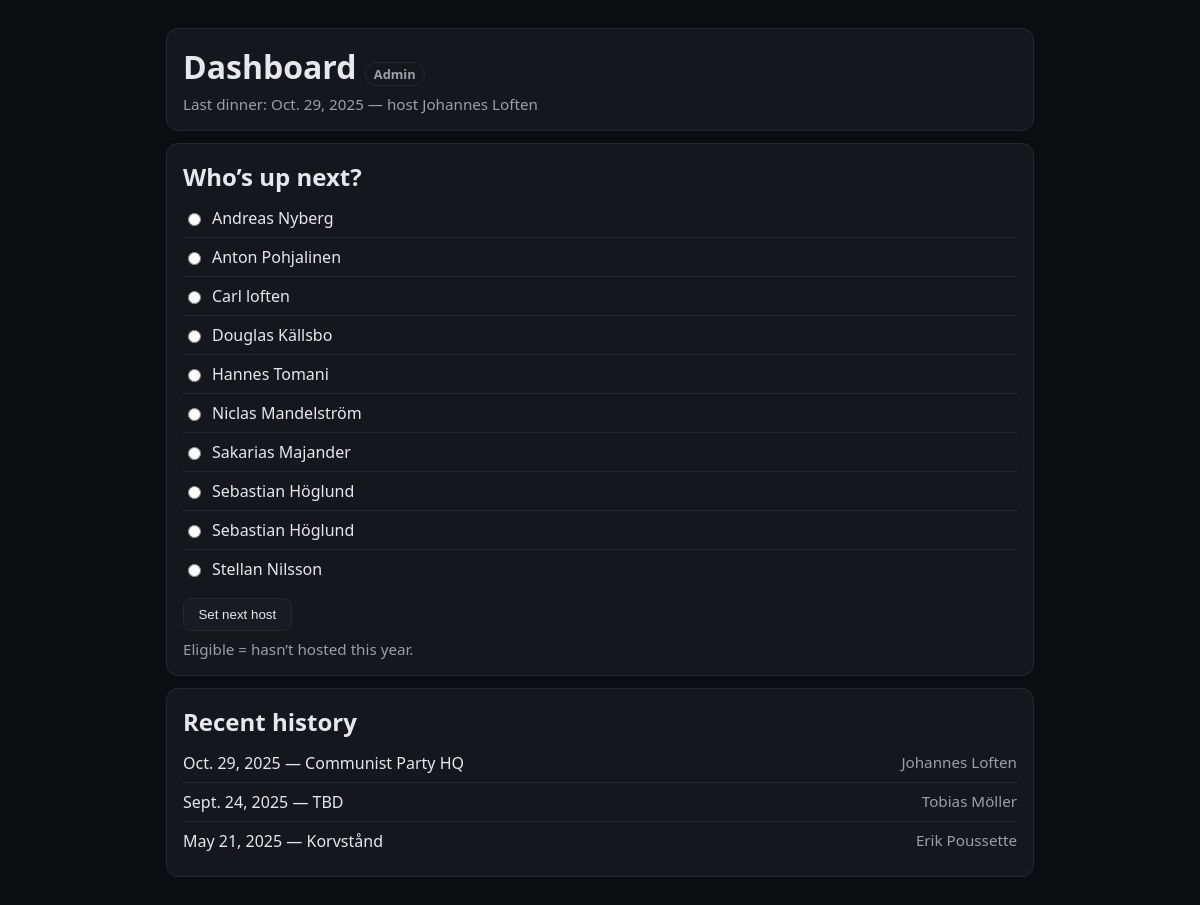
/dashboard/, run on the app's committed database.
### dinners/models.py (models this page shows, shortened)
class Dinner(models.Model):
    date = models.DateField(null=True, blank=True)  # nullable => placeholder allowed
    restaurant = models.CharField(max_length=120, blank=True)
    host = models.ForeignKey(Boy, on_delete=models.PROTECT, related_name='hosted_dinners')
    attendees = models.ManyToManyField(Boy, through='Attendance', related_name='dinners_attended')
    class Meta:
        ordering = ['-date', '-id']  # newest first; placeholders sorted by id

class Boy(models.Model):
    name = models.CharField(max_length=100)
    nickname = models.CharField(max_length=100, blank=True)
    birthday = models.DateField(null=True, blank=True)
    reliability = models.FloatField(default=1.0)
    last_hosted = models.DateField(null=True, blank=True)
    is_active = models.BooleanField(default=True)

### dinners/views.py (the view)
# urls.py: path("dashboard/", dashboard, name="dashboard" ),
def dashboard(request):
    pool, is_strict = _get_eligible_pool()
    history = _get_history(30)
    last_done = _get_last_done()
    return render(request, "dashboard.html", {
        "eligible_pool": pool,
        "pool_is_strict": is_strict,
        "history": history,
        "last_dinner": last_done,
    })

### dinners/views.py (called while the page is built)
def _get_last_done():
    today = date.today()
    return (Dinner.objects
            .filter(date__isnull=False, date__lte=today)
            .select_related("host")
            .order_by("-date", "-id")
            .first())

def _get_history(limit=30):
    return (Dinner.objects
            .filter(date__isnull=False)
            .select_related("host")
            .order_by("-date", "-id")[:limit])

def _get_eligible_pool():
    today = date.today()
    hosted_ids = set(
        Dinner.objects
        .filter(date__isnull=False, date__year=today.year, date__lte=today)
        .values_list("host_id", flat=True)
    )
    everyone = Boy.objects.filter(is_active=True).order_by("name")
    eligible = everyone.exclude(id__in=hosted_ids)
    is_strict = True
    if not eligible.exists():
        eligible = (everyone
                    .annotate(all_time_hosted=Count("hosted_dinners"))
                    .order_by("all_time_hosted", "name"))
        is_strict = False
    return eligible, is_strict

### dinners/templates/dashboard.html (shortened to what this page needs)
<!doctype html>
<html lang="en">
<head>
</head>
<body>
  <div class="wrap">
    <div class="card">
      <h1>Dashboard <span class="pill">Admin</span></h1>
      {% if last_dinner %}
        <div class="muted">Last dinner: {{ last_dinner.date }} — host {{ last_dinner.host.name }}</div>
      {% else %}
        <div class="muted">No dinners recorded yet.</div>
      {% endif %}
    </div>
    <div class="card">
      <h2>Who’s up next?</h2>
      {% if eligible_pool %}
        <form method="post" action="{% url 'assign_next_host' %}">
          <ul>
            {% for b in eligible_pool %}
              <li><label><input type="radio" name="boy_id" value="{{ b.id }}" required> {{ b.name }}</label></li>
            {% endfor %}
          </ul>
          <div style="margin-top:10px"><button class="btn" type="submit">Set next host</button></div>
        </form>
        <div class="muted" style="margin-top:8px;">
          {% if pool_is_strict %}
            Eligible = hasn’t hosted this year.
          {% else %}
            Everyone has hosted — showing all (fewest all-time hosts first).
          {% endif %}
        </div>
      {% else %}
        <div class="muted">Add members in admin.</div>
      {% endif %}
    </div>
    <div class="card">
      <h2>Recent history</h2>
      {% if history %}
        <ul>
          {% for d in history %}
            <li class="row">
              <span>{{ d.date }} — {{ d.restaurant|default:"TBD" }}</span>
              <span class="muted">{{ d.host.name }}</span>
            </li>
          {% endfor %}
        </ul>
      {% else %}
        <div class="muted">No dinners recorded.</div>
      {% endif %}
    </div>
  </div>
</body>
</html>

### dinners/templates/dashboard.html (style rules this page uses)
:root { --bg:#0c0d10; --surface:#15171d; --border:#252831; --text:#e6e8ee; --muted:#9aa0a6; --link:#b9d4ff; }
* { box-sizing:border-box }
html,body { margin:0;background:var(--bg);color:var(--text);font-family:system-ui,-apple-system,Segoe UI,Roboto }
.wrap { max-width:900px;margin:0 auto;padding:16px }
.card { background:var(--surface);border:1px solid var(--border);border-radius:12px;padding:16px;margin:12px 0 }
h1,h2 { margin:0 0 6px 0 }
.muted { color:var(--muted);font-size:.95rem }
ul { list-style:none;margin:0;padding:0 }
li { padding:8px 0;border-bottom:1px solid var(--border) }
li:last-child { border-bottom:0 }
label { display:flex;gap:8px;align-items:center;cursor:pointer }
.btn { padding:.5rem .9rem;border:1px solid var(--border);background:#181b22;color:var(--text);border-radius:8px;cursor:pointer }
.row { display:flex;justify-content:space-between;gap:12px }
.pill { border:1px solid var(--border);border-radius:999px;padding:.15rem .5rem;color:var(--muted);font-size:.8rem }

### data on the page
Dinner: date "Oct. 29, 2025", host.name "Johannes Loften", restaurant "Communist Party HQ"
Boy: name "Andreas Nyberg"
Boy: name "Anton Pohjalinen"
Boy: name "Carl loften"
Boy: name "Douglas Källsbo"
Boy: name "Hannes Tomani"
Boy: name "Niclas Mandelström"
Boy: name "Sakarias Majander"
Boy: name "Sebastian Höglund"
Boy: name "Sebastian Höglund"
Boy: name "Stellan Nilsson"
Dinner: date "Sept. 24, 2025", restaurant "TBD", host.name "Tobias Möller"
Dinner: date "May 21, 2025", restaurant "Korvstånd", host.name "Erik Poussette"
